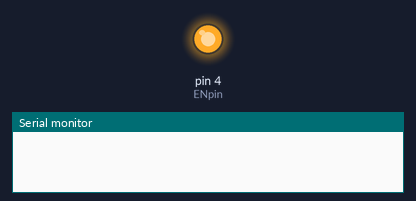
A sketch run on a simulated Arduino Nano, built with avr-gcc and run on an emulated ATmega328P. On the bench: output pins drawn as LEDs (lit = HIGH), the last lines printed to the serial monitor. The modem accepts every AT command (registered, SIM ready, sends succeed) and sends nothing else; pins used as bus, display or sensor lines are not drawn.

Above: at 0.1 s.
At 16.1 s:
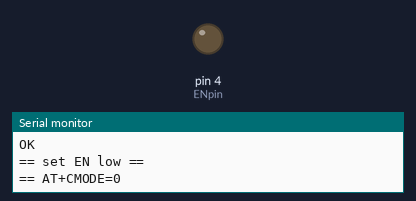
Timing chart, 0 to 17.6 s (numbered marks = the images above):
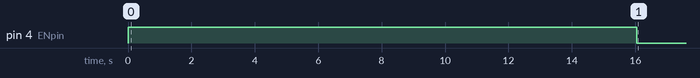

Measured:
- by itself, pin 4 (ENpin): LOW → HIGH at 0.00 s, → LOW 16.0 s later

The sketch:

Lab4_Task4_Komarovskis_master.ino
```cpp
// (licence header left out)
// Bluetooth HC-05 v3.0-20170601 AT master config and communication code
//
// for Arduino Nano
// use software serial on pins D3, D2 (rx,tx resp.) via level shifter
// use D4 for EN-pin
// use D13 for VCC-pin
//
// note that there should be the response in the serial monitor after each command
// issued via "atcommand"...if not, something is wrong....

#include <SoftwareSerial.h>
#include  <Wire.h>
#include  <LiquidCrystal_I2C.h>

LiquidCrystal_I2C lcd(0x27,20,4);


SoftwareSerial bt(5,6); // rx,tx

// specify slave address in two formats:
// xxxx:yy:zzzzzz
// to find the slave address, scan the network and add the address in its excact format as
// found form the network...samples are below
String BTSlave="98D3:61:F98251";
//String BTSlave="3C71:BF:44784"; // ESP32:1
//String BTSlave="98D3:31:FD3675,1F00,7FFF"; // B11
//String BTSlave="98D3:31:FB37E5,1F00,7FFF"; // B7

// this is the real MAC for actual connection
// xxxx,yy,zzzzzz
String BTSlaveC="98D3,61,F98251"; //98D3:61:F98251
//String BTSlaveC="98D3,31,FD3675"; // B11
//String BTSlaveC="98D3,31,FB37E5"; // B7


int VCCpin=13;
int ENpin=4;

String masterName="hc05v3-28";

String data;

String inputString,outputString;

void setup() {
// EN pin
  pinMode(ENpin,OUTPUT);
// VCC pin
  pinMode(VCCpin,OUTPUT);
// poweroff module
  digitalWrite(VCCpin,LOW);

  Serial.begin(9600);
// BT AT mode goes at 38400 baud
  bt.begin(38400);
// set EN HIGH
  digitalWrite(ENpin,HIGH);
// power the module
  delay(5000);
  digitalWrite(VCCpin,HIGH);

Serial.println("== initialising HC-05v3.0-20170601 BT module as master...==");

// initiate module as master

atcommand("AT\r\n");
atcommand("AT\r\n");
atcommand("AT\r\n");
atcommand("AT+ORGL\r\n");
atcommand("AT+RMAAD\r\n");
atcommand("AT+NAME="+masterName+"\r\n");
atcommand("AT+ADDR?\r\n");
atcommand("AT+UART=9600,0,0\r\n");
atcommand("AT+PSWD?\r\n");
atcommand("AT+ROLE=1\r\n");
atcommand("AT+RESET\r\n");
Serial.println("== set EN low ==");
digitalWrite(ENpin,LOW);
atcommand("AT+CMODE=0\r\n"); // allow to connect only specific slave
atcommand("AT+INQM=0,5,9\r\n");
//atcommand("AT+INIT\r\n");

Serial.println("== power off ==");
digitalWrite(VCCpin,LOW);
delay(1000);
Serial.println("== power on ==");
digitalWrite(VCCpin,HIGH);

bt.begin(9600);
delay(2000);

//atcommand("AT+STATE\r\n");
//delay(2000);

while(!find_address(BTSlave))
{
  Serial.println("== not found...trying again in 5 s...==");
  delay(5000);
}

Serial.println("== device found...pairing...==");

atcommand("AT+PAIR="+BTSlaveC+",9\r\n");
atcommand("AT+BIND="+BTSlaveC+"\r\n");
atcommand("AT+CMODE=0\r\n");
atcommand("AT+LINK="+BTSlaveC+"\r\n");

Serial.println("== connected to "+BTSlave);


//atcommand("AT+RESET\r\n");

Serial.println("== power off ==");
digitalWrite(VCCpin,LOW);
delay(2000);
Serial.println("== power on ==");
digitalWrite(VCCpin,HIGH);
Serial.println("...entering the communication mode...2 quick flashes indicate the connection...the table is yours...");

//// set EN LOW to enter communication mode
//digitalWrite(ENpin,LOW);
delay(10000); // relax before rushing into the communication
bt.println("hello");
Serial.println("trying to send 'hello' to slave...if responce is 'ERROR(0)', please reboot the slave...");


  lcd.init();                      // initialize the lcd
  lcd.backlight();

// End of void setup()
}

void loop() {
  // put your main code here, to run repeatedly:
  // the following code sends string "send" to ask the
  // slave to excecute the command built into the slave
bt.print("send");
if(bt.available())
{
  // delay(1000); // uncomment it, if you receive only partial answer from the slave
//  inputString=bt.readString();
  data = bt.readString();
  lcd.clear();
  lcd.print(data);
//  Serial.println(inputString);

}
if(Serial.available())
{
  outputString=Serial.readString();
  Serial.print("== local: ");
  Serial.println(outputString);
  bt.print(outputString);
}

delay(2000); // set delay long enough to enable the slave to process the request and answer
}


void atcommand(const String _atcommand)
{
  Serial.print("== ");
  Serial.print(_atcommand);
  bt.print(_atcommand);
  delay(1000);
    while(bt.available())
    Serial.write(bt.read());

//return 0;
};

bool find_address(const String _raddr)
{

  bool status=false;
  String seadmed;
  int firstIndex,lastIndex;
//  int i=0;

  Serial.print("== AT+INQ\r\n");
  bt.print("AT+INQ\r\n");
  delay(9000);
  while(bt.available())
  {
    seadmed=bt.readString();
  }

  Serial.println(seadmed);

  if(seadmed.indexOf(_raddr) > -1)
 // {
//    firstIndex=seadmed.indexOf(_raddr);
//    lastIndex=seadmed.lastIndexOf(_raddr);
//    Serial.println(firstIndex);
//    Serial.println(lastIndex);
//    Serial.println(seadmed.substring(firstIndex,firstIndex+14));
//  }
  return true;
  else
    return false;

};
```
